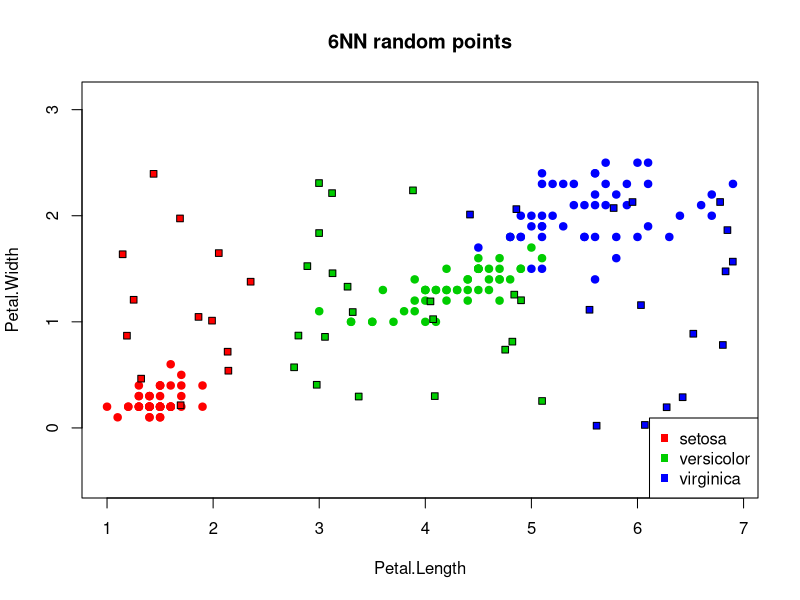

Generate this figure with R:
colors <- c("setosa" = "red", "versicolor" = "green3", "virginica" = "blue")
plot(iris[, 3:4], pch = 21, bg = colors[iris$Species], col = colors[iris$Species], asp = 1)
title("6NN random points")

euclideanDistance <- function(u, v){
  sqrt(sum((u - v)^2))
}

sortObjectsByDist <- function(xl, z, metricFunction = euclideanDistance){
  l <- dim(xl)[1]
  n <- dim(xl)[2] - 1
  
  distances <- matrix(NA, l, 2)
  
  for (i in 1:l){
    distances[i, ] <- c(i, metricFunction(xl[i, 1:n], z))
  }
  
  orderedXl <- xl[order(distances[, 2]), ]
  
  return (orderedXl);
}

kNN <- function(xl, z, k){
  orderedXl <- sortObjectsByDist(xl, z)
  n <- dim(orderedXl)[2] - 1
  classes <- orderedXl[1:k, n + 1]
  counts <- table(classes)
  class <- names(which.max(counts))
  
  return (class)
}

painting <- function(x, y) {
  z <- c(x, y)
  xl <- iris[, 3:5]
  class <- kNN(xl, z, k=6)
  points(z[1], z[2], pch = 22, bg = colors[class], asp = 1)
}

testX <- runif(50, 1.0, 7.0)
testY <- runif(50, 0, 2.5)

for (i in 1:50){
  painting(testX[i], testY[i])
}

legend("bottomright", c("setosa", "versicolor", "virginica"), pch = c(15,15,15), col = c("red", "green3", "blue"))
